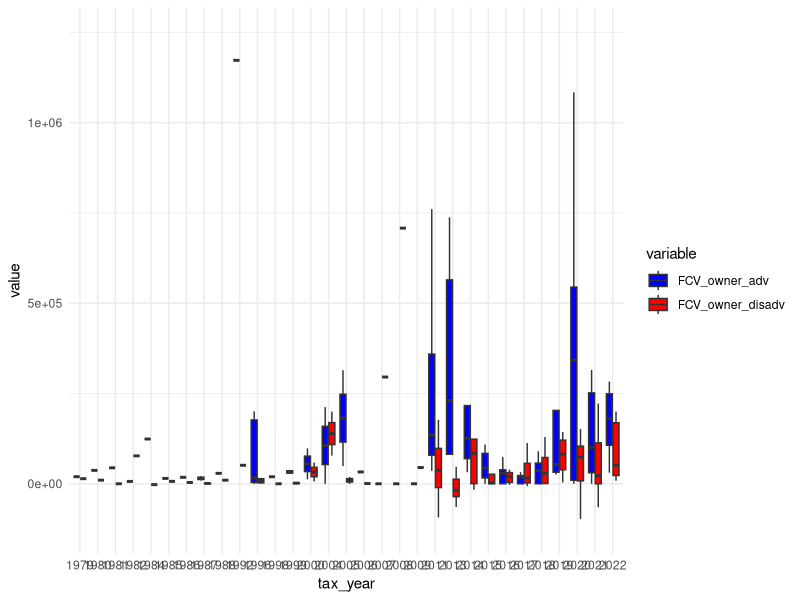
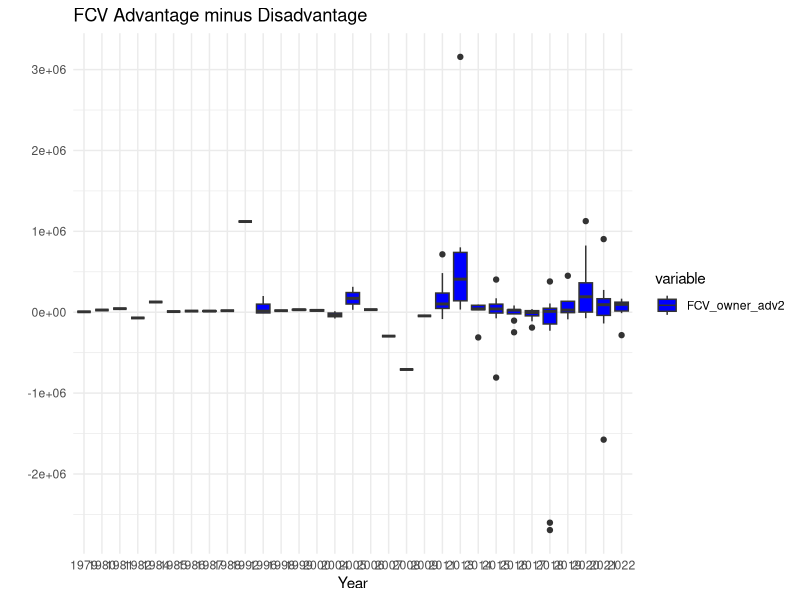
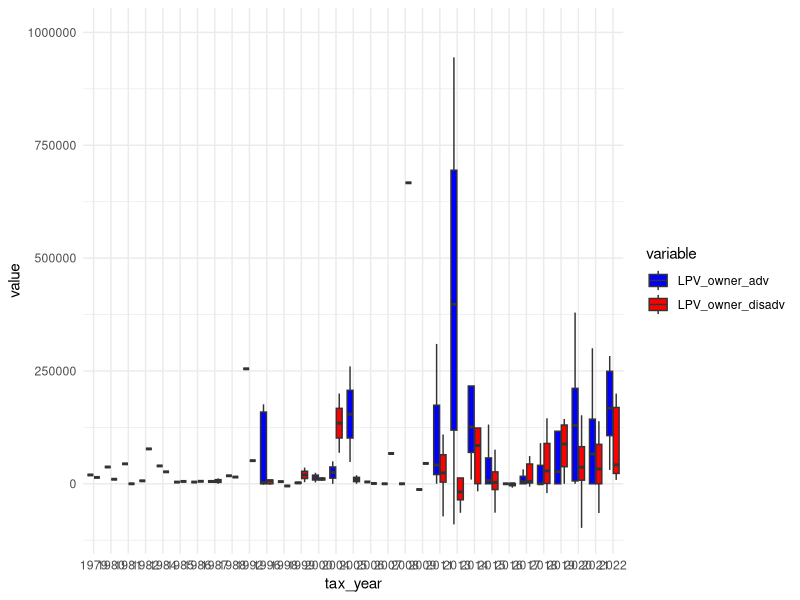
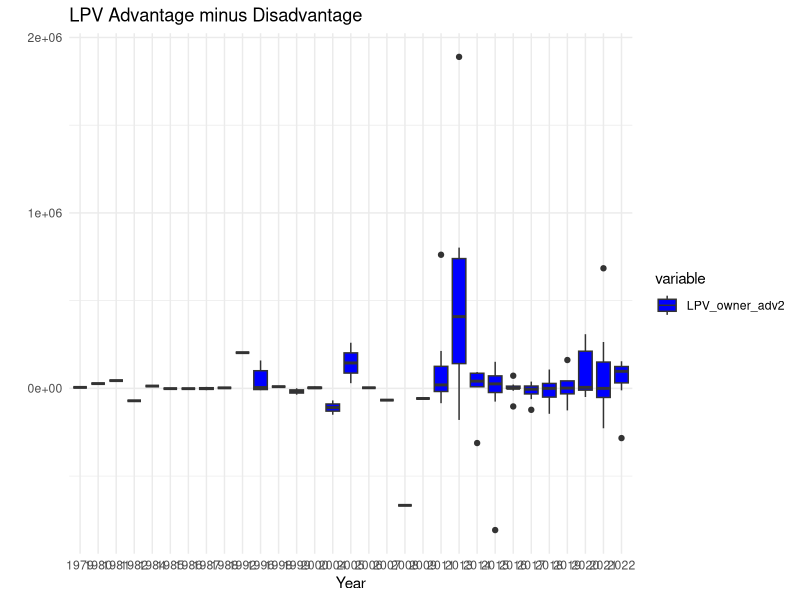

Write R code to recreate these figures, in order.

library(tidyverse)

# read data into tibble
petitions <- read_csv("Updated2/master_edited_5.2.25.csv")

# create identifier
petitions$ID <- 1:nrow(petitions)

# rename relevant columns
names(petitions)[2] <- 'include'
names(petitions)[3] <- 'tax_year'
names(petitions)[11] <- 'FCV_owner'
names(petitions)[12] <- 'LPV_owner'
names(petitions)[13] <- 'FCV_notice'
names(petitions)[14] <- 'LPV_notice'
names(petitions)[15] <- 'FCV_decision'
names(petitions)[16] <- 'LPV_decision'
names(petitions)[19] <- 'outcome'
names(petitions)[20] <- 'outcome_details'
names(petitions)[21] <- 'FCV_change'
names(petitions)[22] <- 'LPV_change'

petitions$tax_year = as.character(petitions$tax_year)
pet = subset(petitions,include == 1)

pet$FCV_owner = as.numeric(pet$FCV_owner)
pet$LPV_owner = as.numeric(pet$LPV_owner)
pet$FCV_notice = as.numeric(pet$FCV_notice)
pet$LPV_notice = as.numeric(pet$LPV_notice)
pet$FCV_decision = as.numeric(pet$FCV_decision)
pet$LPV_decision = as.numeric(pet$LPV_decision)

pet$FCV_owner_adv = pet$FCV_notice - pet$FCV_decision
pet$FCV_owner_disadv = pet$FCV_decision - pet$FCV_owner

p5a <- ggplot(pet %>% pivot_longer(cols = c(FCV_owner_adv, FCV_owner_disadv), names_to = "variable", values_to = "value"), 
              aes(x = tax_year, y = value, fill = variable)) + 
  geom_boxplot(outlier.shape = NA) + scale_fill_manual(values = c("blue", "red")) + theme_minimal()

p5a <- p5a + ylim(-125000, 1250000)

pet$LPV_owner_adv = pet$LPV_notice - pet$LPV_decision
pet$LPV_owner_disadv = pet$LPV_decision - pet$LPV_owner

p5b <- ggplot(pet %>% pivot_longer(cols = c(LPV_owner_adv, LPV_owner_disadv), names_to = "variable", values_to = "value"), 
              aes(x = tax_year, y = value, fill = variable)) + 
  geom_boxplot(outlier.shape = NA) + scale_fill_manual(values = c("blue", "red")) + theme_minimal()

p5b <- p5b + ylim(-100000, 1000000)

pet$FCV_owner_adv2 = pet$FCV_owner_adv - pet$FCV_owner_disadv

p5a2 <- ggplot(pet %>% pivot_longer(cols = c(FCV_owner_adv2), names_to = "variable", values_to = "value"), 
              aes(x = tax_year, y = value, fill = variable)) + 
  geom_boxplot() + scale_fill_manual(values = c("blue")) + theme_minimal() + 
  labs(title = "FCV Advantage minus Disadvantage", x = "Year", y = "", color = "Outcome")

pet$LPV_owner_adv2 = pet$LPV_owner_adv - pet$LPV_owner_disadv

p5b2 <- ggplot(pet %>% pivot_longer(cols = c(LPV_owner_adv2), names_to = "variable", values_to = "value"), 
               aes(x = tax_year, y = value, fill = variable)) + 
  geom_boxplot() + scale_fill_manual(values = c("blue")) + theme_minimal() +
  labs(title = "LPV Advantage minus Disadvantage", x = "Year", y = "", color = "Outcome")



